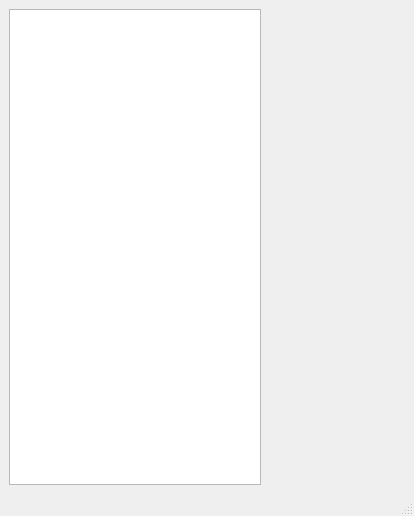
<?xml version="1.0" encoding="UTF-8"?>
<ui version="4.0">
 <class>networkWindowApp</class>
 <widget class="QMainWindow" name="networkWindowApp">
  <property name="geometry">
   <rect>
    <x>0</x>
    <y>0</y>
    <width>414</width>
    <height>516</height>
   </rect>
  </property>
  <property name="windowTitle">
   <string>networkWindowApp</string>
  </property>
  <widget class="QWidget" name="centralwidget">
   <layout class="QHBoxLayout" name="horizontalLayout">
    <item>
     <widget class="QListWidget" name="applist"/>
    </item>
    <item>
     <spacer name="horizontalSpacer">
      <property name="orientation">
       <enum>Qt::Horizontal</enum>
      </property>
      <property name="sizeHint" stdset="0">
       <size>
        <width>147</width>
        <height>20</height>
       </size>
      </property>
     </spacer>
    </item>
   </layout>
  </widget>
  <widget class="QStatusBar" name="statusbar"/>
 </widget>
 <resources/>
 <connections/>
</ui>
